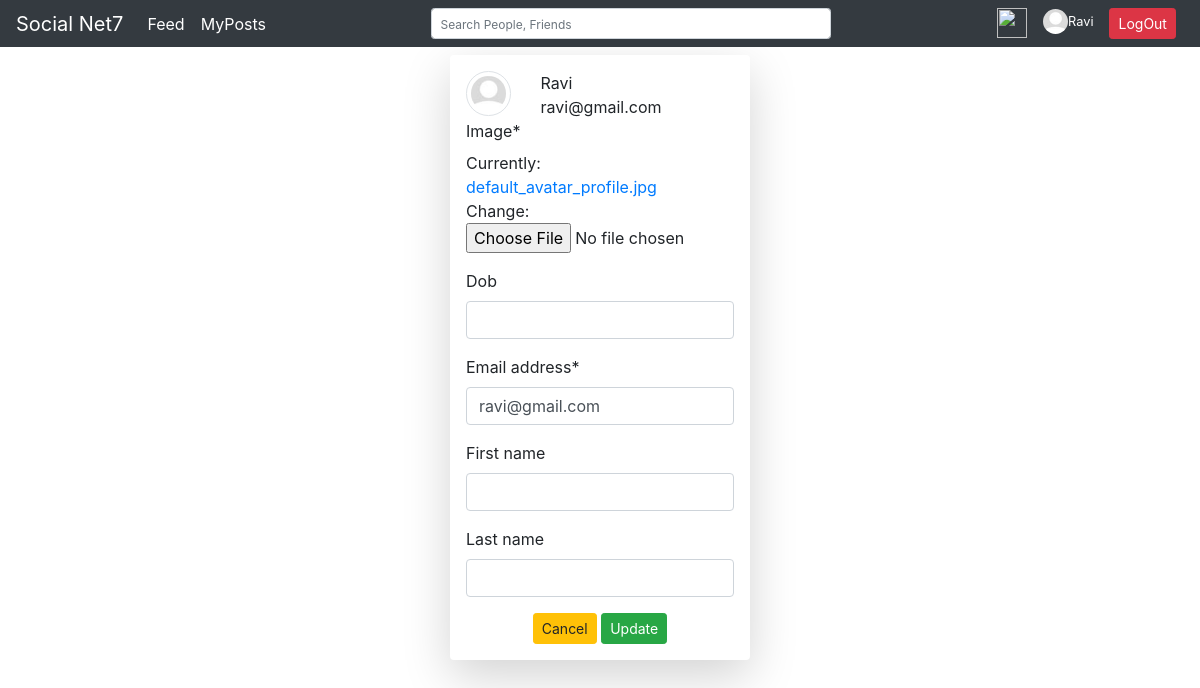
The page /profile/ (signed in) on the database its author committed.
### users/models.py (models this page shows, shortened)
class SnetUser(AbstractUser):
	username = None
	email = models.EmailField(_('email address'), unique=True)
	signup_date = models.DateTimeField(auto_now_add=True)
	USERNAME_FIELD = 'email'
	REQUIRED_FIELDS = []
	objects = CustomUserManager()
	def truncate(self):
		return f'{self.email}'.split('@')[0]
	def fname_empty(self):
		if self.first_name == '':
			return True
		else:
			return False
	def friend_request(self):
		return Friends.objects.filter(freq_accp_id=self.id).filter(friends='No')

class Profile(models.Model):
	image = models.ImageField(default='default_avatar_profile.jpg', upload_to=profile_img_directory)
	user = models.OneToOneField(SnetUser, on_delete=models.CASCADE)
	dob = models.DateField(null=True, blank=True)

### users/views.py (the view)
# urls.py: path('profile/', user_views.profile, name='profile'),
@login_required
def profile(request):
	if request.method == 'POST':
		profile_form = ProfileUpdateForm(request.POST, request.FILES, instance=request.user.profile)
		user_form = UserUpdateForm(request.POST, instance=request.user)
		if profile_form.is_valid() and user_form.is_valid():
			profile_form.save()
			user_form.save()
			messages.success(request, f'Successfully updated profile')
			return HttpResponseRedirect(reverse('profile'))
	else:
		profile_form = ProfileUpdateForm(instance=request.user.profile)
		user_form = UserUpdateForm(instance=request.user)
	return render(request, 'users/profile.html', locals())

### users/forms.py
class ProfileUpdateForm(forms.ModelForm):
	dob = forms.DateField(input_formats=['%d/%m/%Y'], required=False, widget=forms.TextInput(attrs={
		'id':'datepicker'
		}))
	class Meta:
		model = Profile
		fields = ['image', 'dob']

class UserUpdateForm(forms.ModelForm):
	class Meta:
		model = SnetUser
		fields = ['email', 'first_name', 'last_name']

### users/templates/users/profile.html (shortened to what this page needs)
{% extends 'users/base.html' %}
{% load crispy_forms_tags %}
{% block body %}
<div class="container rounded shadow-lg mt-2 p-3 w-25">
	<div class="row">
		<div class="col-md-3">
			<img class="img-thumbnail rounded-circle" src="{{request.user.profile.image.url}}" width="50" height="50">
		</div>
		<div class="col-md-6">
			<div>
				{% if request.user.fname_empty %}
					<span>{{request.user.truncate|title}}</span>
				{% else %}
					<span>{{request.user.first_name}} {{request.user.last_name}}</span>
				{% endif %}
			</div>
			<span>{{request.user.email}}</span>
		</div>
	</div>
	<div>
		<form method="post" enctype="multipart/form-data">
			{{profile_form|crispy}}
			{{user_form|crispy}}
			<div align="center">
				<a class="btn btn-sm btn-warning" href="{% url 'profile' %}">Cancel</a>
				<input class="btn btn-sm btn-success" type="submit" name="submit" value="Update" >
			</div>
		</form>
	</div>
</div>
{% endblock body %}

### users/templates/users/base.html (shortened to what this page needs)
{% load static %}
<!DOCTYPE html>
<html>
<head>
	<link rel="stylesheet" href="https://stackpath.bootstrapcdn.com/bootstrap/4.4.1/css/bootstrap.min.css">
	<link rel="stylesheet" href="//code.jquery.com/ui/1.12.1/themes/base/jquery-ui.css">
	<link rel="stylesheet" type="text/css" href="{% static 'main.css' %}">
</head>
<body class='poorthi_sarirammu'>
	<div>
		<nav class="navbar navbar-expand-md navbar-dark bg-dark pt-0 pb-0">
		 	<a class="navbar-brand" href="{% url 'feed:feed' %}">Social Net7</a>
			<div class="collapse navbar-collapse" id="navbarText">
			{% if user.is_authenticated %}
			    <ul class="navbar-nav mr-auto">
			      <li class="nav-item active">
			        <a class="nav-link text-white" href="{% url 'feed:feed' %}">Feed</a>
			      </li>
			      <li class="nav-item">
			        <a class="nav-link text-white" href="{% url 'feed:myposts' request.user.id %}">MyPosts</a>
			      </li>
			    </ul>
			    <ul class="navbar-nav mx-auto">
					<li class="nav-item">
					    <form id="search_form" method="post" data_url="{% url 'search' %}">
						    <div id='nav_search' class="input-group input-group-sm">
						      	<input id='ip_nav_search'  type="search" class="form-control" name="search" placeholder="Search People, Friends" aria-label="Search">
						    </div>
					    </form>
					</li>
			    </ul>
			    <ul class="navbar-nav ml-auto">
			    	<li class="nav-item">
			    		{% if request.user.friend_request.count == 0 %}
			    			<a class="nav-link text-white" href="{% url 'friend_req_received' %}"><img src="{% static 'components/empty_heart.png' %}" width="30" height="30"></a>
			    		{% else %}
			    			<a class="nav-link text-white" href="{% url 'friend_req_received' %}"><img src="{% static 'components/filled_love.png' %}" width="25" height="25"></a>
			    		{% endif %}
			    	</li>
			    	<li class="nav-item">
		    			{% if request.user.fname_empty %}
		    			<div class="dropdown">
		    				<a class="nav-link text-white" href="{% url 'profile' %}" id="dropdownMenuLink" data-toggle="dropdown" aria-haspopup="true" aria-expanded="false">
				    			<img class=" rounded-circle" src="{{request.user.profile.image.url}}" width="25" height="25"><span class="small">{{request.user.truncate|title}}</span></a>
		    			</div>
		    			{% endif %}
				    </li>
				    <li class="navbar-nav ml-auto">
				    	<a class="nav-link text-white" href="{% url 'logout' %}"><span class="btn btn-sm btn-danger">LogOut</span></a>
				    </li>
			    </ul>
			   {% endif %}
			</div>
		</nav>
	</div>
	<div class="sharirammu">
		{% block body %}
		{% endblock body %}
	</div>
</body>
</html>

### feed/static/main.css (style rules this page uses)
#nav_search { min-width: 400px; width: 100%; -moz-box-sizing: border-box; -webkit-box-sizing: border-box; box-sizing: border-box; }
.sharirammu { background-color: #FFF; }

### rows shown on the page
SnetUser: user.profile.image (placeholder picture), user.truncate "Ravi", user.email "ravi@gmail.com", email "ravi@gmail.com"
